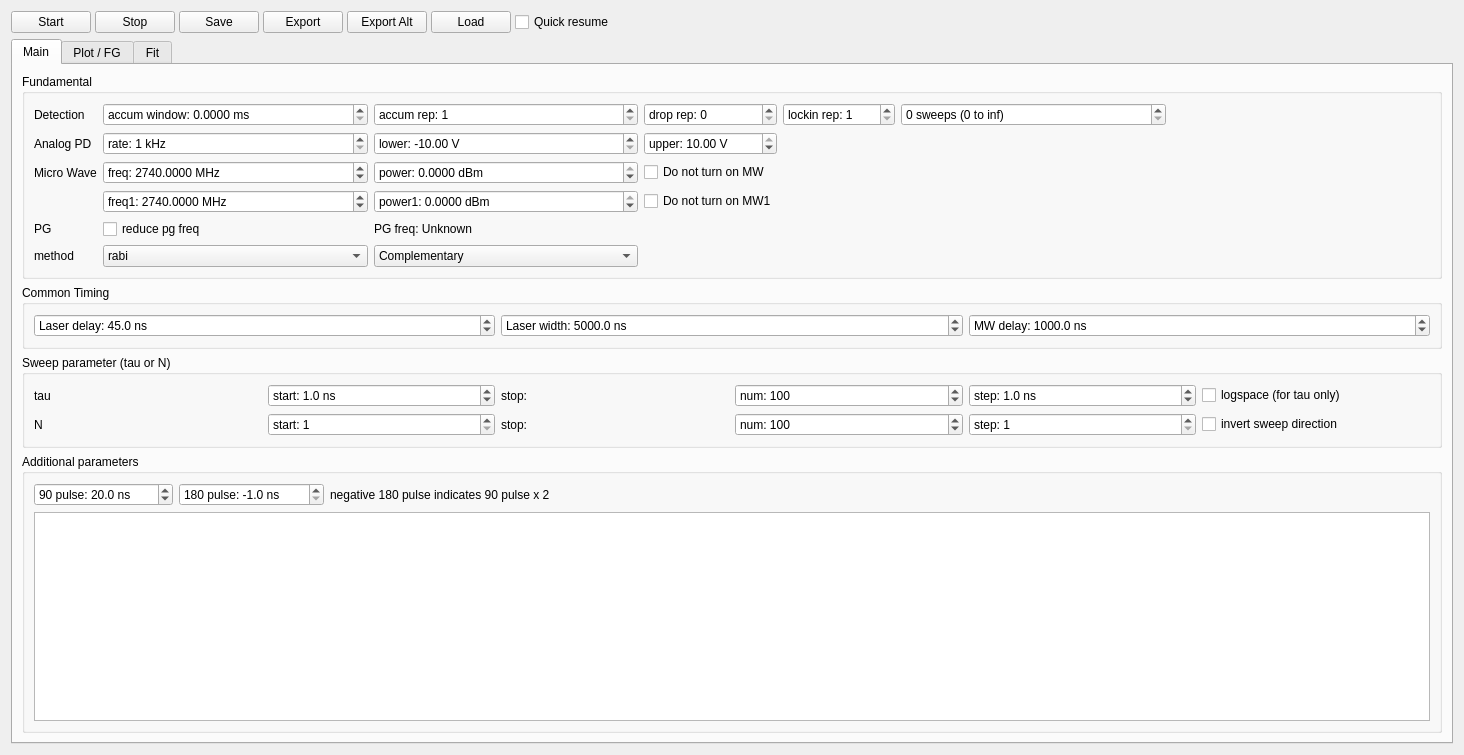
<?xml version="1.0" encoding="UTF-8"?>
<ui version="4.0">
 <class>SPODMR</class>
 <widget class="QWidget" name="SPODMR">
  <property name="geometry">
   <rect>
    <x>0</x>
    <y>0</y>
    <width>1464</width>
    <height>755</height>
   </rect>
  </property>
  <property name="windowTitle">
   <string>Form</string>
  </property>
  <layout class="QHBoxLayout" name="horizontalLayout_2">
   <item>
    <layout class="QVBoxLayout" name="verticalLayout_3">
     <item>
      <layout class="QHBoxLayout" name="horizontalLayout">
       <property name="spacing">
        <number>4</number>
       </property>
       <item>
        <widget class="QPushButton" name="startButton">
         <property name="text">
          <string>Start</string>
         </property>
        </widget>
       </item>
       <item>
        <widget class="QPushButton" name="stopButton">
         <property name="text">
          <string>Stop</string>
         </property>
        </widget>
       </item>
       <item>
        <widget class="QPushButton" name="saveButton">
         <property name="text">
          <string>Save</string>
         </property>
        </widget>
       </item>
       <item>
        <widget class="QPushButton" name="exportButton">
         <property name="text">
          <string>Export</string>
         </property>
        </widget>
       </item>
       <item>
        <widget class="QPushButton" name="exportaltButton">
         <property name="text">
          <string>Export Alt</string>
         </property>
        </widget>
       </item>
       <item>
        <widget class="QPushButton" name="loadButton">
         <property name="text">
          <string>Load</string>
         </property>
        </widget>
       </item>
       <item>
        <widget class="QCheckBox" name="quickresumeBox">
         <property name="text">
          <string>Quick resume</string>
         </property>
        </widget>
       </item>
       <item>
        <spacer name="horizontalSpacer">
         <property name="orientation">
          <enum>Qt::Horizontal</enum>
         </property>
         <property name="sizeHint" stdset="0">
          <size>
           <width>40</width>
           <height>20</height>
          </size>
         </property>
        </spacer>
       </item>
      </layout>
     </item>
     <item>
      <widget class="QTabWidget" name="tabWidget">
       <property name="sizePolicy">
        <sizepolicy hsizetype="Preferred" vsizetype="Expanding">
         <horstretch>0</horstretch>
         <verstretch>0</verstretch>
        </sizepolicy>
       </property>
       <property name="accessibleName">
        <string/>
       </property>
       <property name="tabShape">
        <enum>QTabWidget::Rounded</enum>
       </property>
       <property name="currentIndex">
        <number>0</number>
       </property>
       <widget class="QWidget" name="mainTab">
        <attribute name="title">
         <string>Main</string>
        </attribute>
        <layout class="QVBoxLayout" name="verticalLayout">
         <item>
          <widget class="QGroupBox" name="groupBox_2">
           <property name="title">
            <string>Fundamental</string>
           </property>
           <layout class="QGridLayout" name="gridLayout_2">
            <item row="1" column="3">
             <widget class="QDoubleSpinBox" name="pd_lbBox">
              <property name="prefix">
               <string>lower: </string>
              </property>
              <property name="suffix">
               <string> V</string>
              </property>
              <property name="minimum">
               <double>-10.000000000000000</double>
              </property>
              <property name="maximum">
               <double>10.000000000000000</double>
              </property>
              <property name="value">
               <double>-10.000000000000000</double>
              </property>
             </widget>
            </item>
            <item row="3" column="1">
             <widget class="QDoubleSpinBox" name="freq1Box">
              <property name="prefix">
               <string>freq1: </string>
              </property>
              <property name="suffix">
               <string> MHz</string>
              </property>
              <property name="decimals">
               <number>4</number>
              </property>
              <property name="maximum">
               <double>3000.000000000000000</double>
              </property>
              <property name="singleStep">
               <double>10.000000000000000</double>
              </property>
              <property name="value">
               <double>2740.000000000000000</double>
              </property>
             </widget>
            </item>
            <item row="2" column="1">
             <widget class="QDoubleSpinBox" name="freqBox">
              <property name="sizePolicy">
               <sizepolicy hsizetype="MinimumExpanding" vsizetype="Fixed">
                <horstretch>0</horstretch>
                <verstretch>0</verstretch>
               </sizepolicy>
              </property>
              <property name="prefix">
               <string>freq: </string>
              </property>
              <property name="suffix">
               <string> MHz</string>
              </property>
              <property name="decimals">
               <number>4</number>
              </property>
              <property name="minimum">
               <double>1.000000000000000</double>
              </property>
              <property name="maximum">
               <double>3000.000000000000000</double>
              </property>
              <property name="singleStep">
               <double>10.000000000000000</double>
              </property>
              <property name="value">
               <double>2740.000000000000000</double>
              </property>
             </widget>
            </item>
            <item row="1" column="5">
             <widget class="QDoubleSpinBox" name="pd_ubBox">
              <property name="prefix">
               <string>upper: </string>
              </property>
              <property name="suffix">
               <string> V</string>
              </property>
              <property name="minimum">
               <double>-10.000000000000000</double>
              </property>
              <property name="maximum">
               <double>10.000000000000000</double>
              </property>
              <property name="value">
               <double>10.000000000000000</double>
              </property>
             </widget>
            </item>
            <item row="0" column="1">
             <widget class="QDoubleSpinBox" name="accumwindowBox">
              <property name="prefix">
               <string>accum window: </string>
              </property>
              <property name="suffix">
               <string> ms</string>
              </property>
              <property name="decimals">
               <number>4</number>
              </property>
             </widget>
            </item>
            <item row="2" column="0">
             <widget class="QLabel" name="label_6">
              <property name="text">
               <string>Micro Wave</string>
              </property>
             </widget>
            </item>
            <item row="2" column="5">
             <widget class="QCheckBox" name="nomwBox">
              <property name="text">
               <string>Do not turn on MW</string>
              </property>
             </widget>
            </item>
            <item row="2" column="3">
             <widget class="QDoubleSpinBox" name="powerBox">
              <property name="sizePolicy">
               <sizepolicy hsizetype="MinimumExpanding" vsizetype="Fixed">
                <horstretch>0</horstretch>
                <verstretch>0</verstretch>
               </sizepolicy>
              </property>
              <property name="prefix">
               <string>power: </string>
              </property>
              <property name="suffix">
               <string> dBm</string>
              </property>
              <property name="decimals">
               <number>4</number>
              </property>
              <property name="minimum">
               <double>-65.000000000000000</double>
              </property>
              <property name="maximum">
               <double>0.000000000000000</double>
              </property>
              <property name="value">
               <double>0.000000000000000</double>
              </property>
             </widget>
            </item>
            <item row="0" column="0">
             <widget class="QLabel" name="label">
              <property name="text">
               <string>Detection</string>
              </property>
             </widget>
            </item>
            <item row="1" column="1">
             <widget class="QSpinBox" name="pdrateBox">
              <property name="suffix">
               <string> kHz</string>
              </property>
              <property name="prefix">
               <string>rate: </string>
              </property>
              <property name="minimum">
               <number>1</number>
              </property>
              <property name="maximum">
               <number>10000</number>
              </property>
             </widget>
            </item>
            <item row="5" column="1">
             <widget class="QComboBox" name="methodBox">
              <item>
               <property name="text">
                <string>rabi</string>
               </property>
              </item>
             </widget>
            </item>
            <item row="3" column="5">
             <widget class="QCheckBox" name="nomw1Box">
              <property name="text">
               <string>Do not turn on MW1</string>
              </property>
             </widget>
            </item>
            <item row="0" column="9">
             <spacer name="horizontalSpacer_10">
              <property name="orientation">
               <enum>Qt::Horizontal</enum>
              </property>
              <property name="sizeHint" stdset="0">
               <size>
                <width>40</width>
                <height>20</height>
               </size>
              </property>
             </spacer>
            </item>
            <item row="3" column="3">
             <widget class="QDoubleSpinBox" name="power1Box">
              <property name="prefix">
               <string>power1: </string>
              </property>
              <property name="suffix">
               <string> dBm</string>
              </property>
              <property name="decimals">
               <number>4</number>
              </property>
              <property name="minimum">
               <double>-65.000000000000000</double>
              </property>
              <property name="maximum">
               <double>0.000000000000000</double>
              </property>
             </widget>
            </item>
            <item row="0" column="5">
             <widget class="QSpinBox" name="droprepBox">
              <property name="prefix">
               <string>drop rep: </string>
              </property>
             </widget>
            </item>
            <item row="1" column="0">
             <widget class="QLabel" name="label_3">
              <property name="text">
               <string>Analog PD</string>
              </property>
             </widget>
            </item>
            <item row="0" column="3">
             <widget class="QSpinBox" name="accumrepBox">
              <property name="prefix">
               <string>accum rep: </string>
              </property>
              <property name="minimum">
               <number>1</number>
              </property>
              <property name="maximum">
               <number>1000</number>
              </property>
             </widget>
            </item>
            <item row="5" column="3">
             <widget class="QComboBox" name="partialBox">
              <property name="sizePolicy">
               <sizepolicy hsizetype="MinimumExpanding" vsizetype="Fixed">
                <horstretch>0</horstretch>
                <verstretch>0</verstretch>
               </sizepolicy>
              </property>
              <item>
               <property name="text">
                <string>Complementary</string>
               </property>
              </item>
              <item>
               <property name="text">
                <string>Pattern 0 only</string>
               </property>
              </item>
              <item>
               <property name="text">
                <string>Pattern 1 only</string>
               </property>
              </item>
              <item>
               <property name="text">
                <string>Lockin</string>
               </property>
              </item>
             </widget>
            </item>
            <item row="5" column="0">
             <widget class="QLabel" name="label_5">
              <property name="text">
               <string>method</string>
              </property>
             </widget>
            </item>
            <item row="0" column="8">
             <widget class="QSpinBox" name="sweepsBox">
              <property name="enabled">
               <bool>true</bool>
              </property>
              <property name="sizePolicy">
               <sizepolicy hsizetype="MinimumExpanding" vsizetype="Fixed">
                <horstretch>0</horstretch>
                <verstretch>0</verstretch>
               </sizepolicy>
              </property>
              <property name="suffix">
               <string> sweeps (0 to inf)</string>
              </property>
              <property name="prefix">
               <string/>
              </property>
              <property name="minimum">
               <number>0</number>
              </property>
              <property name="maximum">
               <number>999999999</number>
              </property>
              <property name="value">
               <number>0</number>
              </property>
             </widget>
            </item>
            <item row="0" column="7">
             <widget class="QSpinBox" name="lockinrepBox">
              <property name="prefix">
               <string>lockin rep: </string>
              </property>
              <property name="minimum">
               <number>1</number>
              </property>
              <property name="maximum">
               <number>9999</number>
              </property>
             </widget>
            </item>
            <item row="4" column="1">
             <widget class="QCheckBox" name="reduceBox">
              <property name="text">
               <string>reduce pg freq</string>
              </property>
             </widget>
            </item>
            <item row="4" column="0">
             <widget class="QLabel" name="label_10">
              <property name="text">
               <string>PG</string>
              </property>
             </widget>
            </item>
            <item row="4" column="3">
             <widget class="QLabel" name="pgfreqLabel">
              <property name="text">
               <string>PG freq: Unknown</string>
              </property>
             </widget>
            </item>
           </layout>
          </widget>
         </item>
         <item>
          <widget class="QGroupBox" name="groupBox">
           <property name="title">
            <string>Common Timing</string>
           </property>
           <layout class="QGridLayout" name="gridLayout_6">
            <item row="1" column="2">
             <widget class="QDoubleSpinBox" name="mdelayBox">
              <property name="prefix">
               <string>MW delay: </string>
              </property>
              <property name="suffix">
               <string> ns</string>
              </property>
              <property name="decimals">
               <number>1</number>
              </property>
              <property name="maximum">
               <double>999999999.000000000000000</double>
              </property>
              <property name="singleStep">
               <double>0.500000000000000</double>
              </property>
              <property name="value">
               <double>1000.000000000000000</double>
              </property>
             </widget>
            </item>
            <item row="1" column="1">
             <widget class="QDoubleSpinBox" name="lwidthBox">
              <property name="prefix">
               <string>Laser width: </string>
              </property>
              <property name="suffix">
               <string> ns</string>
              </property>
              <property name="decimals">
               <number>1</number>
              </property>
              <property name="maximum">
               <double>999999999.000000000000000</double>
              </property>
              <property name="singleStep">
               <double>0.500000000000000</double>
              </property>
              <property name="value">
               <double>5000.000000000000000</double>
              </property>
             </widget>
            </item>
            <item row="1" column="0">
             <widget class="QDoubleSpinBox" name="ldelayBox">
              <property name="prefix">
               <string>Laser delay: </string>
              </property>
              <property name="suffix">
               <string> ns</string>
              </property>
              <property name="decimals">
               <number>1</number>
              </property>
              <property name="maximum">
               <double>999999999.000000000000000</double>
              </property>
              <property name="singleStep">
               <double>0.500000000000000</double>
              </property>
              <property name="value">
               <double>45.000000000000000</double>
              </property>
             </widget>
            </item>
           </layout>
          </widget>
         </item>
         <item>
          <widget class="QGroupBox" name="groupBox_5">
           <property name="title">
            <string>Sweep parameter (tau or N)</string>
           </property>
           <layout class="QGridLayout" name="gridLayout_3">
            <item row="1" column="1">
             <widget class="QSpinBox" name="NstartBox">
              <property name="suffix">
               <string/>
              </property>
              <property name="prefix">
               <string>start: </string>
              </property>
              <property name="minimum">
               <number>1</number>
              </property>
              <property name="maximum">
               <number>9999999</number>
              </property>
             </widget>
            </item>
            <item row="0" column="2">
             <widget class="QLabel" name="stopLabel">
              <property name="text">
               <string>stop:</string>
              </property>
              <property name="alignment">
               <set>Qt::AlignLeading|Qt::AlignLeft|Qt::AlignVCenter</set>
              </property>
             </widget>
            </item>
            <item row="0" column="5">
             <widget class="QCheckBox" name="logBox">
              <property name="text">
               <string>logspace (for tau only)</string>
              </property>
             </widget>
            </item>
            <item row="1" column="2">
             <widget class="QLabel" name="NstopLabel">
              <property name="text">
               <string>stop:</string>
              </property>
              <property name="alignment">
               <set>Qt::AlignLeading|Qt::AlignLeft|Qt::AlignVCenter</set>
              </property>
             </widget>
            </item>
            <item row="0" column="3">
             <widget class="QSpinBox" name="numBox">
              <property name="suffix">
               <string/>
              </property>
              <property name="prefix">
               <string>num: </string>
              </property>
              <property name="minimum">
               <number>1</number>
              </property>
              <property name="maximum">
               <number>999999999</number>
              </property>
              <property name="value">
               <number>100</number>
              </property>
             </widget>
            </item>
            <item row="0" column="1">
             <widget class="QDoubleSpinBox" name="startBox">
              <property name="prefix">
               <string>start: </string>
              </property>
              <property name="suffix">
               <string> ns</string>
              </property>
              <property name="decimals">
               <number>1</number>
              </property>
              <property name="maximum">
               <double>100000000.000000000000000</double>
              </property>
              <property name="singleStep">
               <double>0.500000000000000</double>
              </property>
              <property name="value">
               <double>1.000000000000000</double>
              </property>
             </widget>
            </item>
            <item row="1" column="4">
             <widget class="QSpinBox" name="NstepBox">
              <property name="suffix">
               <string/>
              </property>
              <property name="prefix">
               <string>step: </string>
              </property>
              <property name="minimum">
               <number>1</number>
              </property>
              <property name="maximum">
               <number>9999999</number>
              </property>
              <property name="value">
               <number>1</number>
              </property>
             </widget>
            </item>
            <item row="0" column="4">
             <widget class="QDoubleSpinBox" name="stepBox">
              <property name="prefix">
               <string>step: </string>
              </property>
              <property name="suffix">
               <string> ns</string>
              </property>
              <property name="decimals">
               <number>1</number>
              </property>
              <property name="maximum">
               <double>100000000.000000000000000</double>
              </property>
              <property name="singleStep">
               <double>0.500000000000000</double>
              </property>
              <property name="value">
               <double>1.000000000000000</double>
              </property>
             </widget>
            </item>
            <item row="1" column="3">
             <widget class="QSpinBox" name="NnumBox">
              <property name="suffix">
               <string/>
              </property>
              <property name="prefix">
               <string>num: </string>
              </property>
              <property name="minimum">
               <number>2</number>
              </property>
              <property name="maximum">
               <number>999999999</number>
              </property>
              <property name="value">
               <number>100</number>
              </property>
             </widget>
            </item>
            <item row="0" column="0">
             <widget class="QLabel" name="label_9">
              <property name="text">
               <string>tau</string>
              </property>
             </widget>
            </item>
            <item row="1" column="5">
             <widget class="QCheckBox" name="invertsweepBox">
              <property name="text">
               <string>invert sweep direction</string>
              </property>
             </widget>
            </item>
            <item row="1" column="0">
             <widget class="QLabel" name="label_4">
              <property name="text">
               <string>N</string>
              </property>
             </widget>
            </item>
           </layout>
          </widget>
         </item>
         <item>
          <widget class="QGroupBox" name="groupBox_4">
           <property name="title">
            <string>Additional parameters</string>
           </property>
           <layout class="QVBoxLayout" name="verticalLayout_4">
            <item>
             <layout class="QHBoxLayout" name="horizontalLayout_3">
              <item>
               <widget class="QDoubleSpinBox" name="t90pulseBox">
                <property name="prefix">
                 <string>90 pulse: </string>
                </property>
                <property name="suffix">
                 <string> ns</string>
                </property>
                <property name="decimals">
                 <number>1</number>
                </property>
                <property name="maximum">
                 <double>10000.000000000000000</double>
                </property>
                <property name="value">
                 <double>20.000000000000000</double>
                </property>
               </widget>
              </item>
              <item>
               <widget class="QDoubleSpinBox" name="t180pulseBox">
                <property name="prefix">
                 <string>180 pulse: </string>
                </property>
                <property name="suffix">
                 <string> ns</string>
                </property>
                <property name="decimals">
                 <number>1</number>
                </property>
                <property name="minimum">
                 <double>-1.000000000000000</double>
                </property>
                <property name="maximum">
                 <double>10000.000000000000000</double>
                </property>
                <property name="value">
                 <double>-1.000000000000000</double>
                </property>
               </widget>
              </item>
              <item>
               <widget class="QLabel" name="label_11">
                <property name="text">
                 <string>negative 180 pulse indicates 90 pulse x 2</string>
                </property>
               </widget>
              </item>
              <item>
               <spacer name="horizontalSpacer_5">
                <property name="orientation">
                 <enum>Qt::Horizontal</enum>
                </property>
                <property name="sizeHint" stdset="0">
                 <size>
                  <width>40</width>
                  <height>20</height>
                 </size>
                </property>
               </spacer>
              </item>
             </layout>
            </item>
            <item>
             <widget class="ParamTable" name="paramTable"/>
            </item>
           </layout>
          </widget>
         </item>
        </layout>
       </widget>
       <widget class="QWidget" name="extraTab">
        <attribute name="title">
         <string>Plot / FG</string>
        </attribute>
        <layout class="QVBoxLayout" name="verticalLayout_2">
         <item>
          <widget class="QGroupBox" name="groupBox_3">
           <property name="title">
            <string>Plot</string>
           </property>
           <layout class="QGridLayout" name="gridLayout">
            <item row="0" column="0">
             <widget class="QCheckBox" name="plotenableBox">
              <property name="text">
               <string>enable edit</string>
              </property>
             </widget>
            </item>
            <item row="1" column="3">
             <widget class="QComboBox" name="taumodeBox">
              <property name="sizePolicy">
               <sizepolicy hsizetype="MinimumExpanding" vsizetype="Fixed">
                <horstretch>0</horstretch>
                <verstretch>0</verstretch>
               </sizepolicy>
              </property>
              <item>
               <property name="text">
                <string>raw</string>
               </property>
              </item>
              <item>
               <property name="text">
                <string>total</string>
               </property>
              </item>
              <item>
               <property name="text">
                <string>freq</string>
               </property>
              </item>
              <item>
               <property name="text">
                <string>index</string>
               </property>
              </item>
             </widget>
            </item>
            <item row="3" column="0">
             <widget class="QLabel" name="label_14">
              <property name="text">
               <string>transform</string>
              </property>
             </widget>
            </item>
            <item row="1" column="6">
             <spacer name="horizontalSpacer_4">
              <property name="orientation">
               <enum>Qt::Horizontal</enum>
              </property>
              <property name="sizeHint" stdset="0">
               <size>
                <width>40</width>
                <height>20</height>
               </size>
              </property>
             </spacer>
            </item>
            <item row="1" column="1">
             <widget class="QComboBox" name="plotmodeBox">
              <property name="sizePolicy">
               <sizepolicy hsizetype="MinimumExpanding" vsizetype="Fixed">
                <horstretch>0</horstretch>
                <verstretch>0</verstretch>
               </sizepolicy>
              </property>
              <item>
               <property name="text">
                <string>data01</string>
               </property>
              </item>
              <item>
               <property name="text">
                <string>data0</string>
               </property>
              </item>
              <item>
               <property name="text">
                <string>data1</string>
               </property>
              </item>
              <item>
               <property name="text">
                <string>diff</string>
               </property>
              </item>
              <item>
               <property name="text">
                <string>average</string>
               </property>
              </item>
              <item>
               <property name="text">
                <string>normalize-data0</string>
               </property>
              </item>
              <item>
               <property name="text">
                <string>normalize-data1</string>
               </property>
              </item>
              <item>
               <property name="text">
                <string>normalize</string>
               </property>
              </item>
              <item>
               <property name="text">
                <string>normalize1</string>
               </property>
              </item>
              <item>
               <property name="text">
                <string>concatenate</string>
               </property>
              </item>
             </widget>
            </item>
            <item row="1" column="0">
             <widget class="QLabel" name="label_8">
              <property name="text">
               <string>mode</string>
              </property>
             </widget>
            </item>
            <item row="3" column="2">
             <widget class="QCheckBox" name="logYBox">
              <property name="text">
               <string>log Y</string>
              </property>
             </widget>
            </item>
            <item row="3" column="1">
             <widget class="QCheckBox" name="logXBox">
              <property name="text">
               <string>log X</string>
              </property>
             </widget>
            </item>
            <item row="1" column="2">
             <widget class="QLabel" name="label_2">
              <property name="text">
               <string>tau mode (x axis)</string>
              </property>
             </widget>
            </item>
            <item row="3" column="3">
             <widget class="QCheckBox" name="flipYBox">
              <property name="text">
               <string>flip Y</string>
              </property>
             </widget>
            </item>
            <item row="2" column="0">
             <widget class="QCheckBox" name="normalizeBox">
              <property name="text">
               <string>normalize</string>
              </property>
              <property name="checked">
               <bool>true</bool>
              </property>
             </widget>
            </item>
            <item row="2" column="1">
             <widget class="SpinBox" name="offsetBox">
              <property name="prefix">
               <string>offset: </string>
              </property>
             </widget>
            </item>
            <item row="2" column="2">
             <widget class="QLabel" name="label_7">
              <property name="text">
               <string>Complex conv</string>
              </property>
             </widget>
            </item>
            <item row="2" column="3">
             <widget class="QComboBox" name="complexBox">
              <item>
               <property name="text">
                <string>real</string>
               </property>
              </item>
              <item>
               <property name="text">
                <string>imag</string>
               </property>
              </item>
              <item>
               <property name="text">
                <string>abs</string>
               </property>
              </item>
              <item>
               <property name="text">
                <string>angle</string>
               </property>
              </item>
             </widget>
            </item>
           </layout>
          </widget>
         </item>
         <item>
          <widget class="QGroupBox" name="fgGroupBox">
           <property name="enabled">
            <bool>true</bool>
           </property>
           <property name="title">
            <string>Function Generator</string>
           </property>
           <layout class="QVBoxLayout" name="verticalLayout_5">
            <item>
             <layout class="QHBoxLayout" name="horizontalLayout_8">
              <item>
               <widget class="QRadioButton" name="fg_disableButton">
                <property name="text">
                 <string>Disable</string>
                </property>
               </widget>
              </item>
              <item>
               <widget class="QRadioButton" name="fg_cwButton">
                <property name="text">
                 <string>CW</string>
                </property>
               </widget>
              </item>
              <item>
               <widget class="QRadioButton" name="fg_gateButton">
                <property name="text">
                 <string>Gate</string>
                </property>
               </widget>
              </item>
              <item>
               <spacer name="horizontalSpacer_8">
                <property name="orientation">
                 <enum>Qt::Horizontal</enum>
                </property>
                <property name="sizeHint" stdset="0">
                 <size>
                  <width>40</width>
                  <height>20</height>
                 </size>
                </property>
               </spacer>
              </item>
             </layout>
            </item>
            <item>
             <layout class="QHBoxLayout" name="horizontalLayout_9">
              <item>
               <widget class="QComboBox" name="fg_waveBox">
                <property name="minimumSize">
                 <size>
                  <width>80</width>
                  <height>0</height>
                 </size>
                </property>
                <item>
                 <property name="text">
                  <string>Sinusoid</string>
                 </property>
                </item>
                <item>
                 <property name="text">
                  <string>Square</string>
                 </property>
                </item>
               </widget>
              </item>
              <item>
               <widget class="QDoubleSpinBox" name="fg_amplBox">
                <property name="sizePolicy">
                 <sizepolicy hsizetype="Minimum" vsizetype="Fixed">
                  <horstretch>0</horstretch>
                  <verstretch>0</verstretch>
                 </sizepolicy>
                </property>
                <property name="minimumSize">
                 <size>
                  <width>150</width>
                  <height>0</height>
                 </size>
                </property>
                <property name="prefix">
                 <string>amplitude: </string>
                </property>
                <property name="suffix">
                 <string> Vpp</string>
                </property>
                <property name="decimals">
                 <number>4</number>
                </property>
                <property name="minimum">
                 <double>0.000000000000000</double>
                </property>
                <property name="maximum">
                 <double>20.000000000000000</double>
                </property>
                <property name="singleStep">
                 <double>0.100000000000000</double>
                </property>
                <property name="value">
                 <double>0.000000000000000</double>
                </property>
               </widget>
              </item>
              <item>
               <widget class="QDoubleSpinBox" name="fg_phaseBox">
                <property name="minimumSize">
                 <size>
                  <width>150</width>
                  <height>0</height>
                 </size>
                </property>
                <property name="prefix">
                 <string>phase: </string>
                </property>
                <property name="suffix">
                 <string> deg</string>
                </property>
                <property name="decimals">
                 <number>4</number>
                </property>
                <property name="minimum">
                 <double>0.000000000000000</double>
                </property>
                <property name="maximum">
                 <double>360.000000000000000</double>
                </property>
                <property name="singleStep">
                 <double>0.100000000000000</double>
                </property>
                <property name="value">
                 <double>0.000000000000000</double>
                </property>
               </widget>
              </item>
              <item>
               <spacer name="horizontalSpacer_9">
                <property name="orientation">
                 <enum>Qt::Horizontal</enum>
                </property>
                <property name="sizeHint" stdset="0">
                 <size>
                  <width>40</width>
                  <height>20</height>
                 </size>
                </property>
               </spacer>
              </item>
             </layout>
            </item>
            <item>
             <layout class="QHBoxLayout" name="horizontalLayout_13">
              <item>
               <widget class="QDoubleSpinBox" name="fg_freqBox">
                <property name="minimumSize">
                 <size>
                  <width>150</width>
                  <height>0</height>
                 </size>
                </property>
                <property name="prefix">
                 <string>freq: </string>
                </property>
                <property name="suffix">
                 <string> kHz</string>
                </property>
                <property name="decimals">
                 <number>9</number>
                </property>
                <property name="minimum">
                 <double>0.000001000000000</double>
                </property>
                <property name="maximum">
                 <double>200.000000000000000</double>
                </property>
                <property name="singleStep">
                 <double>1.000000000000000</double>
                </property>
                <property name="value">
                 <double>1.000000000000000</double>
                </property>
               </widget>
              </item>
              <item>
               <spacer name="horizontalSpacer_12">
                <property name="orientation">
                 <enum>Qt::Horizontal</enum>
                </property>
                <property name="sizeHint" stdset="0">
                 <size>
                  <width>40</width>
                  <height>20</height>
                 </size>
                </property>
               </spacer>
              </item>
             </layout>
            </item>
           </layout>
          </widget>
         </item>
         <item>
          <spacer name="verticalSpacer">
           <property name="orientation">
            <enum>Qt::Vertical</enum>
           </property>
           <property name="sizeHint" stdset="0">
            <size>
             <width>20</width>
             <height>40</height>
            </size>
           </property>
          </spacer>
         </item>
        </layout>
       </widget>
       <widget class="QWidget" name="fiTab">
        <attribute name="title">
         <string>Fit</string>
        </attribute>
       </widget>
      </widget>
     </item>
    </layout>
   </item>
  </layout>
 </widget>
 <customwidgets>
  <customwidget>
   <class>ParamTable</class>
   <extends>QTableWidget</extends>
   <header>mahos.core.gui.param</header>
  </customwidget>
  <customwidget>
   <class>SpinBox</class>
   <extends>QDoubleSpinBox</extends>
   <header>pyqtgraph</header>
  </customwidget>
 </customwidgets>
 <tabstops>
  <tabstop>startButton</tabstop>
  <tabstop>stopButton</tabstop>
  <tabstop>saveButton</tabstop>
  <tabstop>exportButton</tabstop>
  <tabstop>exportaltButton</tabstop>
  <tabstop>loadButton</tabstop>
  <tabstop>quickresumeBox</tabstop>
  <tabstop>tabWidget</tabstop>
  <tabstop>accumwindowBox</tabstop>
  <tabstop>accumrepBox</tabstop>
  <tabstop>droprepBox</tabstop>
  <tabstop>lockinrepBox</tabstop>
  <tabstop>sweepsBox</tabstop>
  <tabstop>pdrateBox</tabstop>
  <tabstop>pd_lbBox</tabstop>
  <tabstop>pd_ubBox</tabstop>
  <tabstop>freqBox</tabstop>
  <tabstop>powerBox</tabstop>
  <tabstop>nomwBox</tabstop>
  <tabstop>freq1Box</tabstop>
  <tabstop>power1Box</tabstop>
  <tabstop>nomw1Box</tabstop>
  <tabstop>reduceBox</tabstop>
  <tabstop>methodBox</tabstop>
  <tabstop>partialBox</tabstop>
  <tabstop>ldelayBox</tabstop>
  <tabstop>lwidthBox</tabstop>
  <tabstop>mdelayBox</tabstop>
  <tabstop>startBox</tabstop>
  <tabstop>numBox</tabstop>
  <tabstop>stepBox</tabstop>
  <tabstop>logBox</tabstop>
  <tabstop>NstartBox</tabstop>
  <tabstop>NnumBox</tabstop>
  <tabstop>NstepBox</tabstop>
  <tabstop>invertsweepBox</tabstop>
  <tabstop>t90pulseBox</tabstop>
  <tabstop>t180pulseBox</tabstop>
  <tabstop>paramTable</tabstop>
  <tabstop>plotenableBox</tabstop>
  <tabstop>plotmodeBox</tabstop>
  <tabstop>taumodeBox</tabstop>
  <tabstop>normalizeBox</tabstop>
  <tabstop>offsetBox</tabstop>
  <tabstop>complexBox</tabstop>
  <tabstop>logXBox</tabstop>
  <tabstop>logYBox</tabstop>
  <tabstop>flipYBox</tabstop>
  <tabstop>fg_disableButton</tabstop>
  <tabstop>fg_cwButton</tabstop>
  <tabstop>fg_gateButton</tabstop>
  <tabstop>fg_waveBox</tabstop>
  <tabstop>fg_amplBox</tabstop>
  <tabstop>fg_phaseBox</tabstop>
  <tabstop>fg_freqBox</tabstop>
 </tabstops>
 <resources/>
 <connections/>
</ui>
